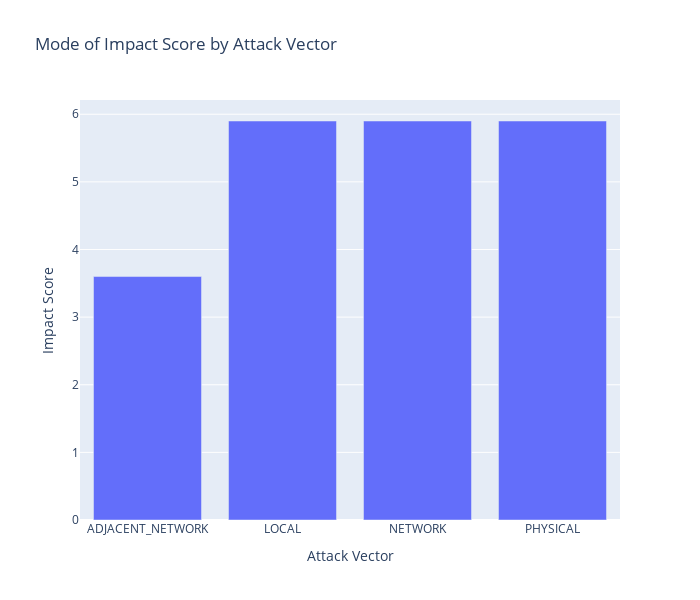

Here is the notebook cell this chart was saved with:
### Code cell
dt_analyzer.find_mode_category(dataFrame, "attackVector", "impactScore", "Attack Vector", "Impact Score", 700, 600)

### Figure 1 — Plotly figure (JSON) as saved in the notebook; plotly's stock layout.template omitted (floating-point values rounded to 4 significant figures)
{"data": [{"alignmentgroup": "True", "hovertemplate": "Attack Vector=%{x}<br>Impact Score=%{y}<extra></extra>", "legendgroup": "", "marker": {"color": "#636efa", "pattern": {"shape": ""}}, "name": "", "offsetgroup": "", "orientation": "v", "showlegend": false, "textposition": "auto", "type": "bar", "x": ["ADJACENT_NETWORK", "LOCAL", "NETWORK", "PHYSICAL"], "xaxis": "x", "y": [3.6, 5.9, 5.9, 5.9], "yaxis": "y"}], "layout": {"barmode": "relative", "height": 600, "legend": {"tracegroupgap": 0}, "title": {"text": "Mode of Impact Score by Attack Vector"}, "width": 700, "xaxis": {"anchor": "y", "domain": [0, 1], "title": {"text": "Attack Vector"}}, "yaxis": {"anchor": "x", "domain": [0, 1], "title": {"text": "Impact Score"}}}}
